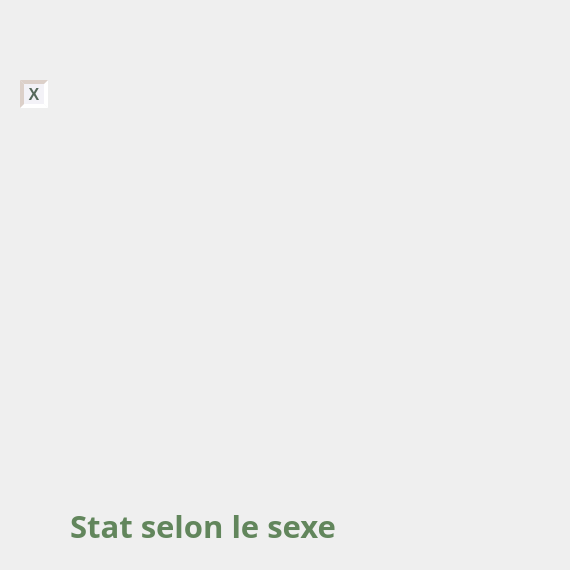
       <widget class="QWidget" name="statsdf">
        <property name="styleSheet">
         <string notr="true">#statsdf{ background: #fbf9f9;}
#titresexe{color:#62865C;}

#closestatsdf{
color:#56695b;
border: 4px inset #dcd0c9;
border-radius: 15px;
background: #f3f2f7;
}
#closestatsdf:hover{
border: 4px outset #dcd0c9;
background: #f0e4e0;
}
#closestatsdf:pressed{
border: 4px inset #dcd0c9;
background: #f6f1f7;
}</string>
        </property>
        <attribute name="title">
         <string>Page</string>
        </attribute>
        <widget class="QPushButton" name="closestatsdf">
         <property name="geometry">
          <rect>
           <x>20</x>
           <y>80</y>
           <width>28</width>
           <height>28</height>
          </rect>
         </property>
         <property name="font">
          <font>
           <pointsize>12</pointsize>
           <weight>75</weight>
           <bold>true</bold>
          </font>
         </property>
         <property name="text">
          <string>X</string>
         </property>
        </widget>
        <widget class="QFrame" name="statsexesdf">
         <property name="geometry">
          <rect>
           <x>-80</x>
           <y>70</y>
           <width>561</width>
           <height>491</height>
          </rect>
         </property>
         <layout class="QHBoxLayout" name="horizontalLayout_2"/>
        </widget>
        <widget class="QLabel" name="titresexe">
         <property name="geometry">
          <rect>
           <x>70</x>
           <y>510</y>
           <width>291</width>
           <height>31</height>
          </rect>
         </property>
         <property name="font">
          <font>
           <family>Berlin Sans FB Demi</family>
           <pointsize>23</pointsize>
           <weight>75</weight>
           <bold>true</bold>
           <underline>false</underline>
          </font>
         </property>
         <property name="text">
          <string>Stat selon le sexe</string>
         </property>
        </widget>
        <zorder>statsexesdf</zorder>
        <zorder>titresexe</zorder>
        <zorder>closestatsdf</zorder>
       </widget>
